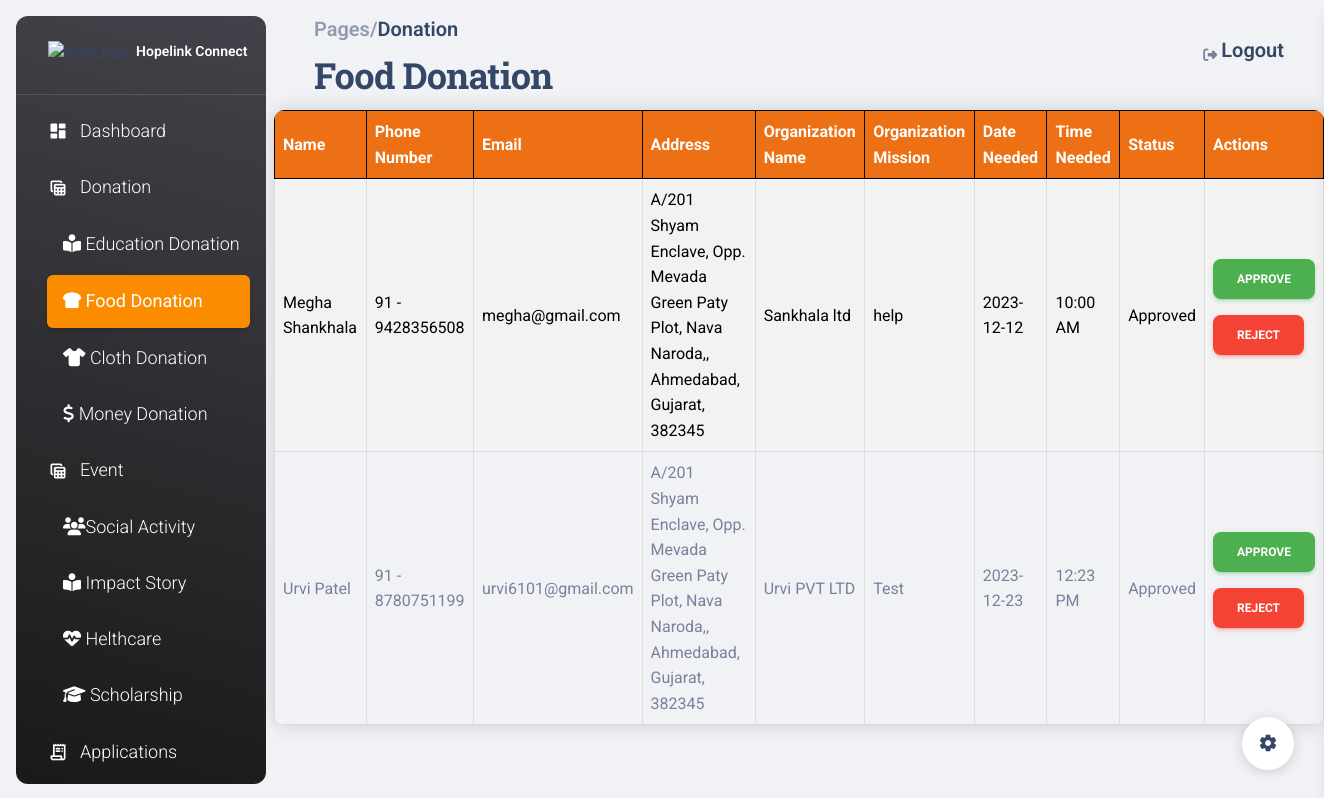
/admin_fooddonation/, run on the app's committed database.
### ngo/models.py (models this page shows, shortened)
class FoodDonation(models.Model):
    formType = models.CharField(max_length=255)
    username = models.CharField(max_length=100)
    name = models.CharField(max_length=100)
    email = models.EmailField()
    phone_code = models.CharField(max_length=5)
    phone_number = models.CharField(max_length=20)
    organization_name = models.CharField(max_length=255)
    organization_mission = models.TextField()
    date_needed = models.DateField()
    time_needed = models.CharField(max_length=255)
    pickup_address = models.CharField(max_length=255)
    pickup_city = models.CharField(max_length=100)
    pickup_state = models.CharField(max_length=100)
    pickup_postal_code = models.CharField(max_length=20)
    status = models.CharField(
        max_length=255,
        choices=[
            ("Pending", "Pending"),
            ("Approved", "Approved"),
            ("Rejected", "Rejected"),
        ],
        default="Pending",
        )

### ngo/views.py (the view, shortened to what this page needs)
# urls.py: path('admin_fooddonation/', views.admin_fooddonation, name='admin_fooddonation'),
def admin_fooddonation(request):
    food_donation = FoodDonation.objects.all().order_by('-id')
    context = {
        'food_donation': food_donation
    }
    return render(request, 'ngo/admin_fooddonation.html', context)

### ngo/templates/ngo/admin_fooddonation.html (shortened to what this page needs)
{% extends 'adminbase.html' %}
{% load static %}
{% block content %}
<nav class="navbar navbar-main navbar-expand-lg px-0 mx-4 shadow-none border-radius-xl" id="navbarBlur" navbar-scroll="true">
  <div class="container-fluid py-1 px-3">
    <nav aria-label="breadcrumb">
      <ol class="breadcrumb bg-transparent mb-0 pb-0 pt-1 px-0 me-sm-6 me-5">
        <li class="breadcrumb-item text-sm"><a class="opacity-5 text-dark" href="javascript:;"><h5>Pages/</h5></a></li>
        <li aria-current="page"><h5>Donation</h5></li>
      </ol>
      <h2 class="font-weight-bolder mb-0">Food Donation</h2>
    </nav>
    <div class="collapse navbar-collapse mt-sm-0 mt-2 me-md-0 me-sm-4" id="navbar">
      <div class="ms-md-auto pe-md-3 d-flex align-items-center">
        <div class="input-group input-group-outline">
          <label class="form-label"></label>
        </div>
      </div>
      <ul class="navbar-nav  justify-content-end">
        <li class="nav-item d-flex align-items-center">
          <a href="javascript:;" class="nav-link text-body font-weight-bold px-0">
            <i class="fa fa-sign-out me-sm-1"></i>
            <a href="{% url 'login' %}"><span class="d-sm-inline d-none"><h5>Logout</h5></span></a>
          </a>
        </li>
      </ul>
    </div>
  </div>
</nav>
<section>
  <table class="custom-table food-table">
      <tr>
          <th>Name</th>
          <th>Phone Number</th>
          <th>Email</th>
          <th>Address</th>
          <th>Organization Name</th>
          <th>Organization Mission</th>
          <th>Date Needed</th>
          <th>Time Needed</th>
          <th>Status</th>
          <th>Actions</th>
      </tr>
      {% for food_donation in food_donation %}
          <tr>
              <td>{{ food_donation.name }}</td>
              <td>{{ food_donation.phone_code }} - {{ food_donation.phone_number }}</td>
              <td>{{ food_donation.email }}</td>
              <td>{{ food_donation.pickup_address }}, {{ food_donation.pickup_city }}, {{ food_donation.pickup_state }}, {{ food_donation.pickup_postal_code }}</td>
              <td>{{ food_donation.organization_name }}</td>
              <td>{{ food_donation.organization_mission }}</td>
              <td>{{ food_donation.date_needed|date:"Y-m-d" }}</td>
              <td>{{ food_donation.time_needed }}</td>
              <td id="status-{{ food_donation.id }}">{{ food_donation.status }}</td>
              <td>
                <form action="{% url 'admin_fooddonation' %}" method="post">
                  <button type="submit" class="btn btn-success">Approve</button>
                </form>
                <form action="{% url 'admin_fooddonation' %}" method="post">
                  <button type="submit" class="btn btn-danger">Reject</button>
                </form>
              </td>
          </tr>
      {% endfor %}
  </table>
</section>
{% endblock %}

### ngo/templates/ngo/admin_fooddonation.html (style rules this page uses)
.custom-table { border-collapse: collapse; width: 100%; margin-bottom: 20px; border-radius: 10px; overflow: hidden; box-shadow: 0 0 20px rgba(0, 0, 0, 0.15); }
.custom-table th, .custom-table td { border: 1px solid #dddddd; padding: 8px; text-align: left; }
.custom-table th { background-color: #f2f2f2; color: #333; }
.custom-table tr:nth-child(even) { background-color: #f2f2f2; }
.custom-table th { background-color: #ed7014; color: #ffff; font-weight: bold; border-color:#000; }
.custom-table tr:nth-child(even) { background-color: #f2f2f2; color:#000; }

### data on the page
FoodDonation: name "Megha Shankhala", phone_code "91", phone_number "9428356508", email "megha@gmail.com", pickup_address "A/201 Shyam Enclave, Opp. Mevada Green Paty Plot, Nava Naroda,", pickup_city "Ahmedabad", pickup_state "Gujarat", pickup_postal_code "382345", organization_name "Sankhala ltd", organization_mission "help", date_needed "2023-12-12", time_needed "10:00 AM", status "Approved"
FoodDonation: name "Urvi Patel", phone_code "91", phone_number "8780751199", email "urvi6101@gmail.com", pickup_address "A/201 Shyam Enclave, Opp. Mevada Green Paty Plot, Nava Naroda,", pickup_city "Ahmedabad", pickup_state "Gujarat", pickup_postal_code "382345", organization_name "Urvi PVT LTD", organization_mission "Test", date_needed "2023-12-23", time_needed "12:23 PM", status "Approved"
